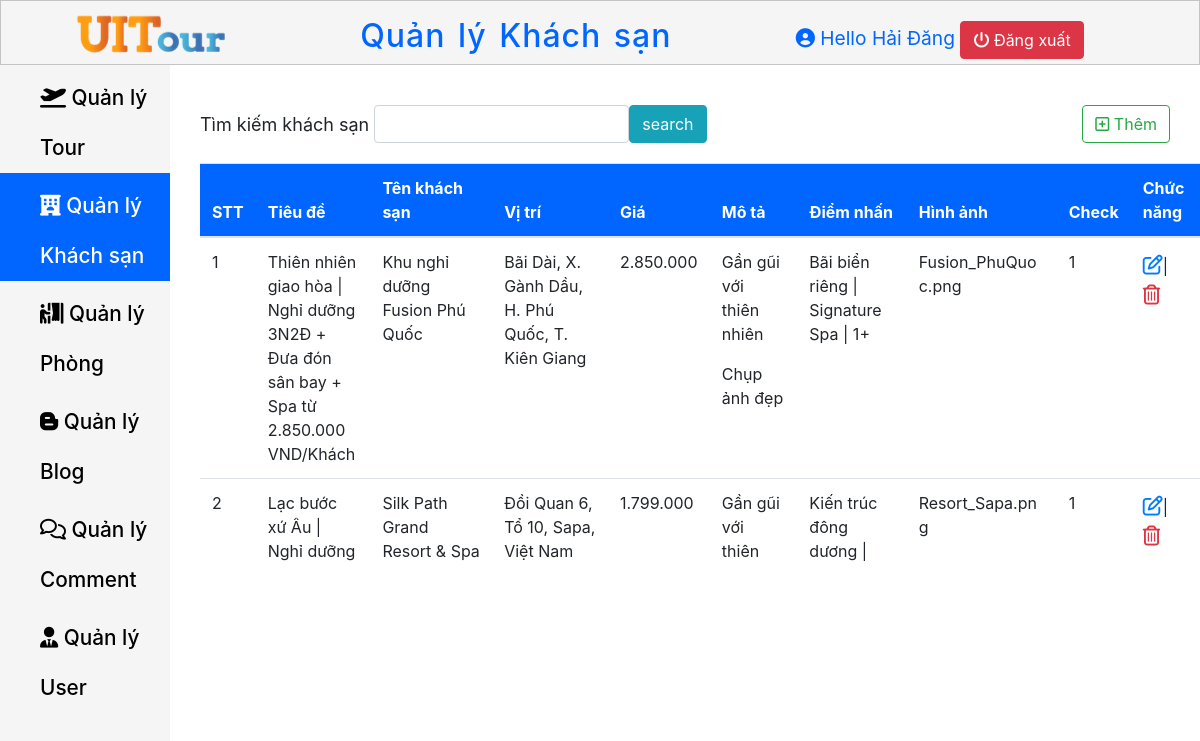
The page /Page-Admin/QuanLyKhachSan.php (signed in) on the database its author committed.
### tables this page shows
CREATE TABLE `hotel` (
  `Hotel_Id` int(11) NOT NULL,
  `header_description` varchar(200) NOT NULL,
  `Name_Hotel` varchar(500) NOT NULL,
  `Location` varchar(500) NOT NULL,
  `Price` varchar(11) NOT NULL,
  `Description_Hotel` varchar(200) NOT NULL,
  `Highlight` varchar(50) NOT NULL,
  `img_hotel` varchar(50) NOT NULL,
  `type` int(11) NOT NULL
);

### Page-Admin/session_dangnhap.php (called while the page is built, shortened)
<?php
    if (isset($_SESSION['FullName']) && $_SESSION['FullName']){
        $adminName = $_SESSION['FullName'];
    }
    else {
        header("location:DangNhap.php");
    }
?>

### Page-Admin/QuanLyKhachSan.php (the view, shortened to what this page needs)
<?php require"session_dangnhap.php"; ?>
<?php
    require "../connect.php";
    if(isset($_POST["search"]))
    {
        $result = $_POST["search"];
        $sql = "SELECT * FROM hotel WHERE Name_Hotel Like '%$result%'";
    }
    else
        $sql = "SELECT * from hotel";
    $kq = $conn->query($sql);
?>
<!DOCTYPE html>
<html lang="en">
<head>
    <link rel="stylesheet" href="Navbar.css">
    <link rel="stylesheet" href="Content.css">
    <link rel="stylesheet" href="https://cdn.jsdelivr.net/npm/bootstrap@4.5.3/dist/css/bootstrap.min.css">
    <link rel="stylesheet" href="https://cdnjs.cloudflare.com/ajax/libs/font-awesome/6.0.0-beta3/css/all.min.css" />
</head>
<body>
    <header class="header-container">
        <div class="header-container__logo">
            <a href="../Page-Admin/TrangChu.php">
                <img src="../Trangchu/File/logo_header.png" alt="UITour">
            </a>
        </div>
        <h2 class="header-container__Title">
            Quản lý Khách sạn
        </h2>
        <div class="header-container__profile">
            <i class="fas fa-user-circle"></i>
            <span>Hello <?php echo $adminName; ?></span>
            <a href="dangxuat.php" class="btn btn-danger"> <i class="fas fa-power-off"></i> Đăng xuất</a>
        </div>
    </header>
    <main class="main">
        <nav class="nav-links">
            <ul class="nav-links__ul">
                <li class="nav-links__li ">
                    <a href="../Page-Admin/QuanLyTour.php" class=" nav-links__a">
                        <i class="fas fa-plane-departure "></i>  Quản lý Tour
                    </a>
                </li>
                <li class="nav-links__li  active--css">
                    <a href="../Page-Admin/QuanLyKhachSan.php" class=" nav-links__a  active--css">
                        <i class="fas fa-hotel"></i></i>  Quản lý Khách sạn
                    </a>
                </li>
                <li class="nav-links__li">
                    <a href="../Page-Admin/QuanLyPhong.php" class=" nav-links__a">
                        <i class="fas fa-person-booth"></i>  Quản lý Phòng
                    </a>
                </li>
                <li class="nav-links__li">
                    <a href="../Page-Admin/QuanLyBlog.php" class=" nav-links__a">
                        <i class="fab fa-blogger-b"></i></i>  Quản lý Blog
                    </a>
                </li>
                <li class="nav-links__li">
                    <a href="../Page-Admin/QuanLyComment.php" class=" nav-links__a">
                        <i class="far fa-comments"></i></i></i>  Quản lý Comment
                    </a>
                </li>
                <li class="nav-links__li " >
                    <a href="../Page-Admin/QuanLyUser.php" class=" nav-links__a ">
                        <i class="fas fa-user-tie"></i></i></i>  Quản lý User
                    </a>
                </li>
            </ul>
        </nav>
        <section>
            <div class="search-create" >
                <form action="" class="col-md-9" method="post">
                    <div class="form-inline col-md-9">
                        <label for="Name_Hotel" class="control-label" style="margin-right: 5px;">Tìm kiếm khách sạn</label>
                        <input type="text" name="search" class="form-control col-md-6">
                        <input type="submit" class="btn btn-info" name="submit" value="search">
                    </div>
                </form>
                <div>
                    <a href="../Page-Admin/ThemKhachSan.php" class="btn btn-outline-success"><i class="far fa-plus-square"></i> Thêm</a>
                </div>
            </div>
            <div class="table-overflow">
                <table class="table table-hover">
                    <thead>
                        <tr>
                            <th>STT</th>
                            <th>Tiêu đề</th>
                            <th>Tên khách sạn</th>
                            <th>Vị trí</th>
                            <th>Giá</th>
                            <th>Mô tả</th>
                            <th>Điểm nhấn</th>
                            <th>Hình ảnh</th>
                            <th>Check</th>
                            <th>Chức năng</th>
                        </tr>
                    </thead>
                    <tbody>
                        <?php while($row = $kq->fetch_assoc()) { ?>
                            <tr>
                                <td class="counterCell"></td>
                                <?php
                                if(str_word_count($row["header_description"]) > 50) {
                                     $cnt = substr($row["header_description"], 0, 50);
                                    echo "<td>".$cnt."..."."</td>";
                                }
                                else {
                                    echo "<td>".$row["header_description"]."</td>";
                                }
                                ?>
                                <td><?php echo $row["Name_Hotel"] ?></td>
                                <td><?php echo $row["Location"] ?></td>
                                <td><?php echo $row["Price"] ?></td>
                                <td><?php echo $row["Description_Hotel"] ?></td>
                                <td><?php echo $row["Highlight"] ?></td>
                                <td><?php echo $row["img_hotel"] ?></td>
                                <td><?php echo $row["type"] ?></td>
                                <td>
                                    <a  href="../Page-Admin/SuaKhachSan.php?id=<?php echo $row["Hotel_Id"]; ?>" style="font-size: 20px;" ><i class="far fa-edit"></i></a>|
                                    <a href="../Page-Admin/XoaKhachSan.php?id=<?php echo $row["Hotel_Id"]; ?>" style="font-size: 20px; " class="text-danger" onclick="return confirm('Bạn chắn chắn xóa chứ?')"><i class="far fa-trash-alt"></i></a>
                                </td>
                            </tr>
                        <?php } ?>
                    </tbody>
                </table>
            </div>
        </section>
    </main>
</body>
</html>

### Page-Admin/Navbar.css (style rules this page uses)
* { margin: 0; padding: 0; box-sizing: border-box; }
body { font-size: 15px; }
html { font-family: Arial, Helvetica, sans-serif; }
.header-container .header-container__logo img { margin-left: 3em; }
.header-container { display: flex; justify-content: space-between; align-items: center; width: 100%; max-height: 65px; position: fixed; top: 0; z-index: 10; background-color: #f5f5f5; border: 1px solid #c4c4c4; }
.header-container .header-container__Title { word-spacing: 3px; letter-spacing: 1px; margin-top: 15px; color: #0066FF; }
.header-container .header-container__profile { font-size: 1.2em; margin-right: 6em; margin-top: 15px; color: #0066FF; }
.main { margin-top: 65px; display: flex; width: 100%; }
.nav-links { width: 300px; height: 1000px; }
.nav-links__li { background-color: #f5f5f5; line-height: 50px; display: block; }
.nav-links__a { text-decoration: none; padding-top: 8px; color: #000; display: block; padding-left: 40px; font-weight: 500; font-size: 1.3em; }
.nav-links__ul { height: 100%; background-color: #f5f5f5; }
.active--css { background-color: #0066FF; color: #fff; }

### Page-Admin/Content.css (style rules this page uses)
* { margin: 0; padding: 0; box-sizing: border-box; }
body { font-size: 15px; max-width: 1500px; overflow-x: auto; }
label { font-size: 18px; }
.search-create { display: flex; width: 1000px; justify-content: space-between; margin-top: 40px; }
table thead tr { position: sticky; top: 0; background-color: #0066FF; color: #fff; }
.table-overflow { width: 1000px; height: 400px; margin-left: 30px; overflow-y: auto; margin-top: 20px; word-wrap: break-word; }
.table-overflow th, td { max-width: 150px; word-wrap: break-word; }
table { counter-reset: tableCount; }
.counterCell::before { content: counter(tableCount); counter-increment: tableCount; }

### rows shown on the page
hotel: header_description "Thiên nhiên giao hòa | Nghỉ dưỡng 3N2Đ + Đưa đón sân bay + Spa từ 2.850.000 VND/Khách", Name_Hotel "Khu nghỉ dưỡng Fusion Phú Quốc", Location "Bãi Dài, X. Gành Dầu, H. Phú Quốc, T. Kiên Giang", Price "2.850.000", Description_Hotel "Gần gũi với thiên nhiên Chụp ảnh đẹp", Highlight "Bãi biển riêng | Signature Spa | 1+", img_hotel "Fusion_PhuQuoc.png", type "1"
hotel: header_description "Lạc bước xứ Âu | Nghỉ dưỡng…", Name_Hotel "Silk Path Grand Resort & Spa…", Location "Đồi Quan 6, Tổ 10, Sapa, Việt Nam", Price "1.799.000", Description_Hotel "Gần gũi với thiên…", Highlight "Kiến trúc đông dương |…", img_hotel "Resort_Sapa.png", type "1"

### other values the page prints
$adminName "Hải Đăng"
